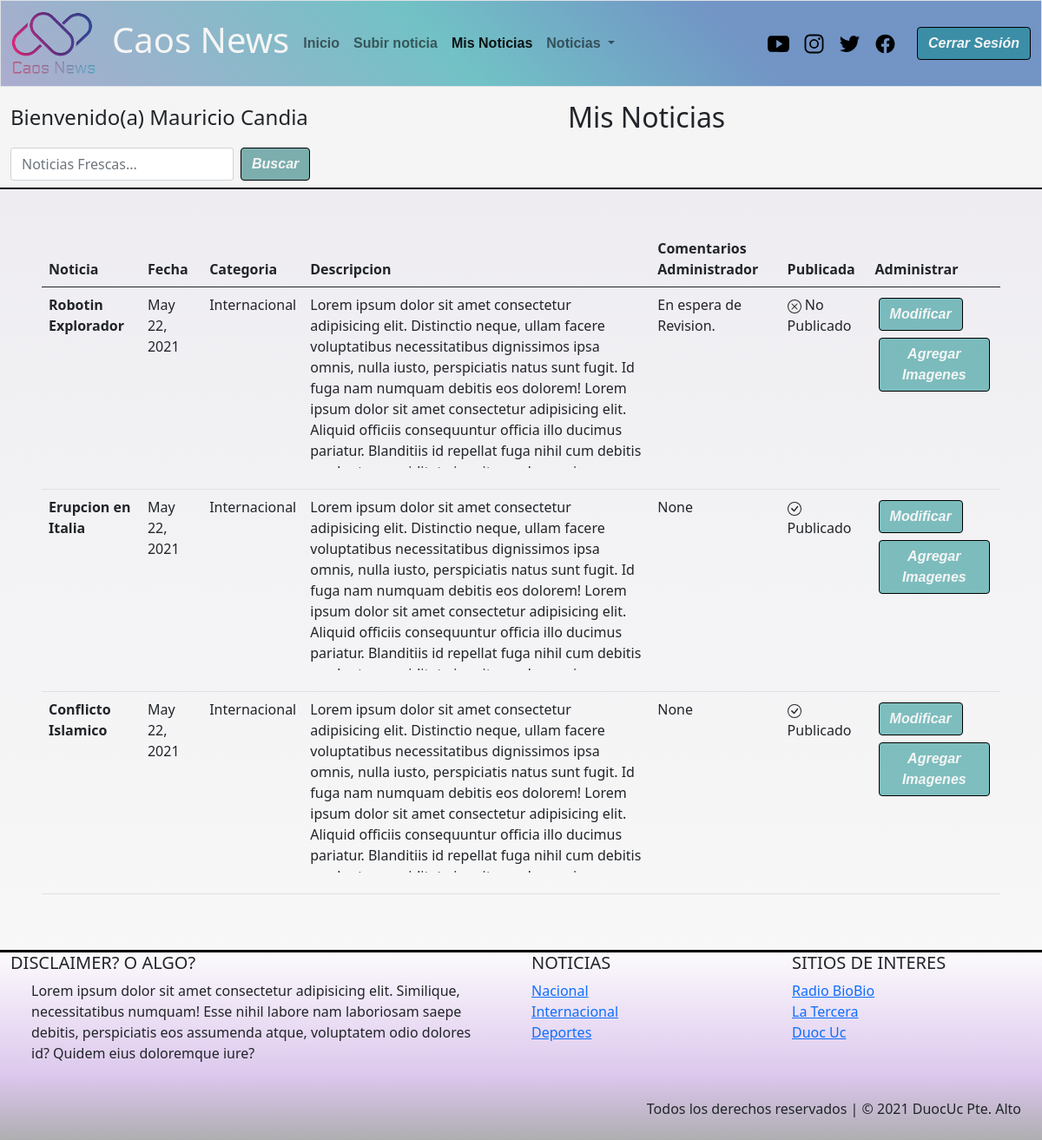
The app's page /mis_noticias/ (signed in), older data.
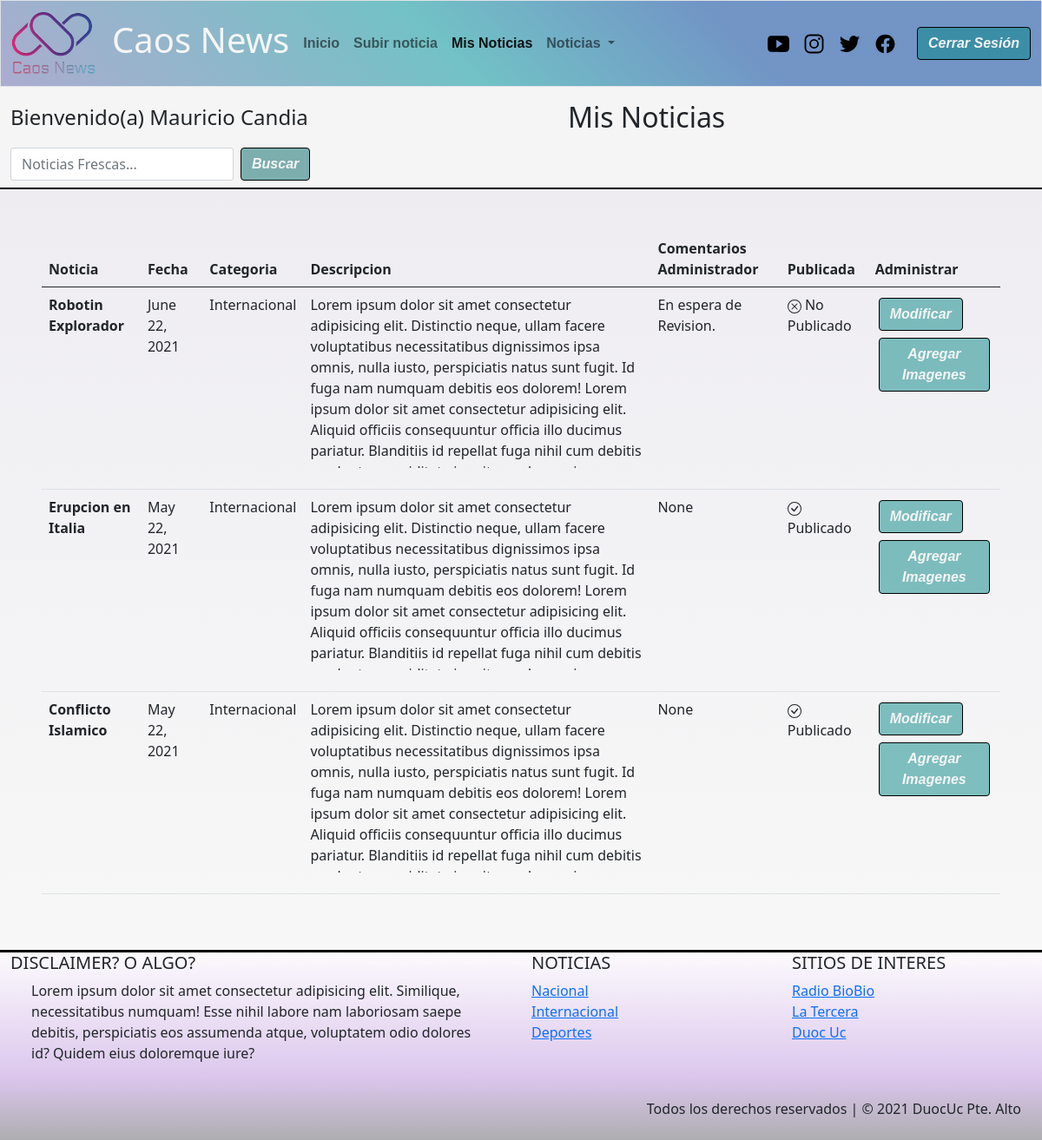
The same page, newer data.
### caos_news/models.py (models this page shows, shortened)
class Noticia(models.Model):
    nombre_not = models.CharField(primary_key= True, max_length=50)
    fecha_not = models.DateField(default=datetime.date.today)
    redac =  models.TextField()
    img_not = models.ImageField(upload_to='noticias',null=True)
    publicar = models.BooleanField(default=False)
    comentario = models.TextField(null=True,default='Sin observaciones')
    autor = models.ForeignKey(User,null=True, on_delete=models.CASCADE)
    categoria = models.ForeignKey(Categoria, on_delete=models.CASCADE)

class Categoria(models.Model):
    cod_catg = models.IntegerField(primary_key=True)
    nombre_catg = models.CharField(max_length=50)
    def __str__(self):
        return self.nombre_catg

### caos_news/views.py (the view)
# urls.py: path('mis_noticias/',mis_news,name='mis_notis'),
@login_required(login_url='/Ingresar/')
def mis_news(request):
    user = User.objects.get(username=request.user.username)
    categoria = Categoria.objects.all()
    noti_all = Noticia.objects.filter(autor=user)
    contexto = {"categorias":categoria,"noticias":noti_all}
    return render(request,"mis_notis.html",contexto)

### caos_news/templates/mis_notis.html (shortened to what this page needs)
{% extends "base.html" %}
{% load static %}
{% block link_activos %}
<ul class="navbar-nav me-auto mb-2 mb-lg-0">
    <li class="nav-item">
        <a class="nav-link" aria-current="page" href="{% url 'index'%}">Inicio</a>
    </li>
    {% if user.is_authenticated %}
    <li class="nav-item ">
        <a class="nav-link " href="{% url 'enviar_n' %}">Subir noticia</a>
    </li>
    <li class="nav-item">
        <a class="nav-link active" href="{% url 'mis_notis' %}">Mis Noticias</a>
    </li>
    {% endif %}
    <li class="nav-item dropdown">
        <a class="nav-link dropdown-toggle" href="#" id="navbarDropdown" role="button" data-bs-toggle="dropdown"
            aria-expanded="false">
            Noticias
        </a>
    </li>
    {% endblock link_activos %}
    {% block contenido %}
    <main>
        <nav class="navbar sticky-top" id="barra-busqueda">
            <div class="container-fluid ">
                <span class="navbar-text">
                    {% if user.is_authenticated %}
                    <h4> Bienvenido(a) {{user.first_name}} {{user.last_name}} </h4>
                    {% else %}
                    <h4>Noticas Frescas</h4>
                    {% endif %}
                </span>
                <span class="navbar-text" style="margin-right: 30%; text-align: center;">
                    <h2>Mis Noticias</h2>
                </span>
                <form class="d-flex" method="POST" action="{% url 'filter_d'%}">
                    <input class="form-control me-2" type="search" placeholder="Noticias Frescas..." name="txtbusqueda" aria-label="Search">
                    <button id="boton" class="btn btn-outline" type="submit">Buscar</button>
                </form>
            </div>
        </nav>
        <section class="container-fluid p-5 table-responsive">
            <table class="table table-secundary table-hover">
                <thead>
                    <tr>
                        <th scope="col">Noticia</th>
                        <th scope="col">Fecha</th>
                        <th scope="col">Categoria</th>
                        <th scope="col">Descripcion</th>
                        <th scope="col">Comentarios Administrador</th>
                        <th scope="col">Publicada</th>
                        <th scope="col">Administrar</th>
                    </tr>
                </thead>
                <tbody>
                    {% for x in noticias %}
                    <tr>
                        <th scope="row">{{x.nombre_not}}</th>
                        <td>{{x.fecha_not}}</td>
                        <td>{{x.categoria}}</td>
                        <td class="" style="width: 400px;">
                               <p style="overflow: auto; height: 200px;">{{x.redac}}</p>
                        </td>
                        <td>{{x.comentario}}</td>
                        <td>{% if x.publicar %}
                            <div class="mb-3">
                                Publicado
                            </div>
                            {% else %}
                            <div class="mb-3">
                                No Publicado
                            </div>
                            {% endif %}
                        </td>
                        <td>
                            <button id="boton" type="button" class="btn btn-outline m-1"
                                onclick="modificar('{{x.nombre_not}}')">Modificar</button>
                            <button id="boton" type="button" class="btn btn-outline m-1" onclick="gale('{{x.nombre_not}}')"
                                data-bs-toggle="modal" data-bs-target="#gale_modal">Agregar Imagenes</button>
                        </td>
                    </tr>
                    {% endfor %}
                </tbody>
            </table>
        </section>
        {% endblock contenido %}
        {% block categorias %}
        {% for x in categorias %}
        <li><a href="{% url 'categ' x.nombre_catg %}">{{x.nombre_catg}}</a></li>
        {% endfor %}
        {% endblock categorias %}

Row changes from the older to the newer data that the page shows:
changed Noticia "Robotin Explorador": fecha_not "May 22, 2021" → "June 22, 2021"
